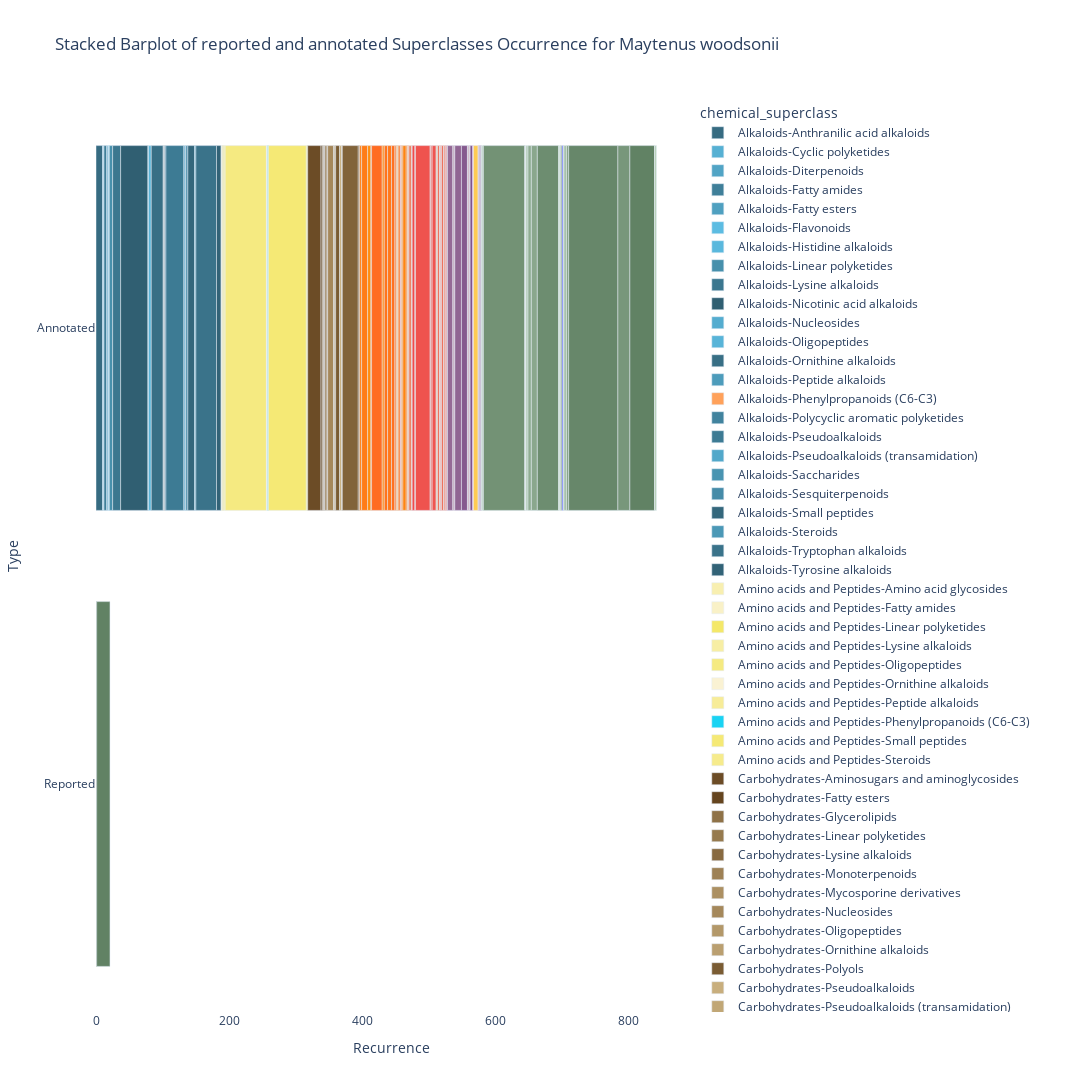

The notebook cell this image was saved under:
### Markdown cell above
Lets plot the reported chemistry agains the annotated one!

### Code cell
barplot_sclass_species(output_folder, q_code, organism)
